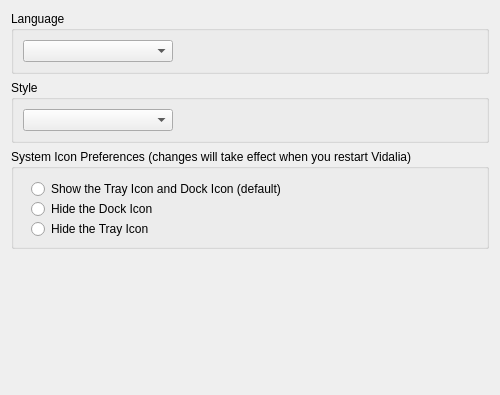
<ui version="4.0" >
 <class>AppearancePage</class>
 <widget class="QWidget" name="AppearancePage" >
  <property name="geometry" >
   <rect>
    <x>0</x>
    <y>0</y>
    <width>500</width>
    <height>395</height>
   </rect>
  </property>
  <property name="contextMenuPolicy" >
   <enum>Qt::NoContextMenu</enum>
  </property>
  <layout class="QVBoxLayout" >
   <item>
    <widget class="QGroupBox" name="grpLanguage" >
     <property name="contextMenuPolicy" >
      <enum>Qt::NoContextMenu</enum>
     </property>
     <property name="title" >
      <string>Language</string>
     </property>
     <layout class="QGridLayout" >
      <item row="0" column="0" >
       <widget class="QComboBox" name="cmboLanguage" >
        <property name="minimumSize" >
         <size>
          <width>150</width>
          <height>0</height>
         </size>
        </property>
        <property name="contextMenuPolicy" >
         <enum>Qt::NoContextMenu</enum>
        </property>
        <property name="toolTip" >
         <string>Choose the language used in Vidalia</string>
        </property>
        <property name="editable" >
         <bool>false</bool>
        </property>
        <property name="iconSize" >
         <size>
          <width>24</width>
          <height>16</height>
         </size>
        </property>
       </widget>
      </item>
      <item row="0" column="1" >
       <spacer>
        <property name="orientation" >
         <enum>Qt::Horizontal</enum>
        </property>
        <property name="sizeHint" >
         <size>
          <width>300</width>
          <height>16</height>
         </size>
        </property>
       </spacer>
      </item>
     </layout>
    </widget>
   </item>
   <item>
    <widget class="QGroupBox" name="grpStyle" >
     <property name="contextMenuPolicy" >
      <enum>Qt::NoContextMenu</enum>
     </property>
     <property name="toolTip" >
      <string/>
     </property>
     <property name="title" >
      <string>Style</string>
     </property>
     <layout class="QGridLayout" >
      <item row="0" column="1" >
       <spacer>
        <property name="orientation" >
         <enum>Qt::Horizontal</enum>
        </property>
        <property name="sizeHint" >
         <size>
          <width>40</width>
          <height>20</height>
         </size>
        </property>
       </spacer>
      </item>
      <item row="0" column="0" >
       <widget class="QComboBox" name="cmboStyle" >
        <property name="minimumSize" >
         <size>
          <width>150</width>
          <height>0</height>
         </size>
        </property>
        <property name="contextMenuPolicy" >
         <enum>Qt::NoContextMenu</enum>
        </property>
        <property name="toolTip" >
         <string>Choose Vidalia's interface style</string>
        </property>
        <property name="editable" >
         <bool>false</bool>
        </property>
       </widget>
      </item>
     </layout>
    </widget>
   </item>
   <item>
    <widget class="QGroupBox" name="grpIconPref">
     <property name="minimumSize">
      <size>
       <width>0</width>
       <height>100</height>
      </size>
     </property>
     <property name="contextMenuPolicy">
      <enum>Qt::PreventContextMenu</enum>
     </property>
     <property name="title">
      <string>System Icon Preferences (changes will take effect when you restart Vidalia)</string>
     </property>
     <widget class="QRadioButton" name="rdoIconPrefBoth">
      <property name="geometry">
       <rect>
        <x>20</x>
        <y>30</y>
        <width>441</width>
        <height>20</height>
       </rect>
      </property>
      <property name="text">
       <string>Show the Tray Icon and Dock Icon (default)</string>
      </property>
     </widget>
     <widget class="QRadioButton" name="rdoIconPrefDock">
      <property name="geometry">
       <rect>
        <x>20</x>
        <y>70</y>
        <width>441</width>
        <height>20</height>
       </rect>
      </property>
      <property name="text">
       <string>Hide the Tray Icon</string>
      </property>
     </widget>
     <widget class="QRadioButton" name="rdoIconPrefTray">
      <property name="geometry">
       <rect>
        <x>20</x>
        <y>50</y>
        <width>441</width>
        <height>20</height>
       </rect>
      </property>
      <property name="text">
       <string>Hide the Dock Icon</string>
      </property>
     </widget>
    </widget>
   </item>
   <item>
    <spacer>
     <property name="orientation" >
      <enum>Qt::Vertical</enum>
     </property>
     <property name="sizeHint" >
      <size>
       <width>476</width>
       <height>161</height>
      </size>
     </property>
    </spacer>
   </item>
  </layout>
 </widget>
 <resources/>
 <connections/>
</ui>
